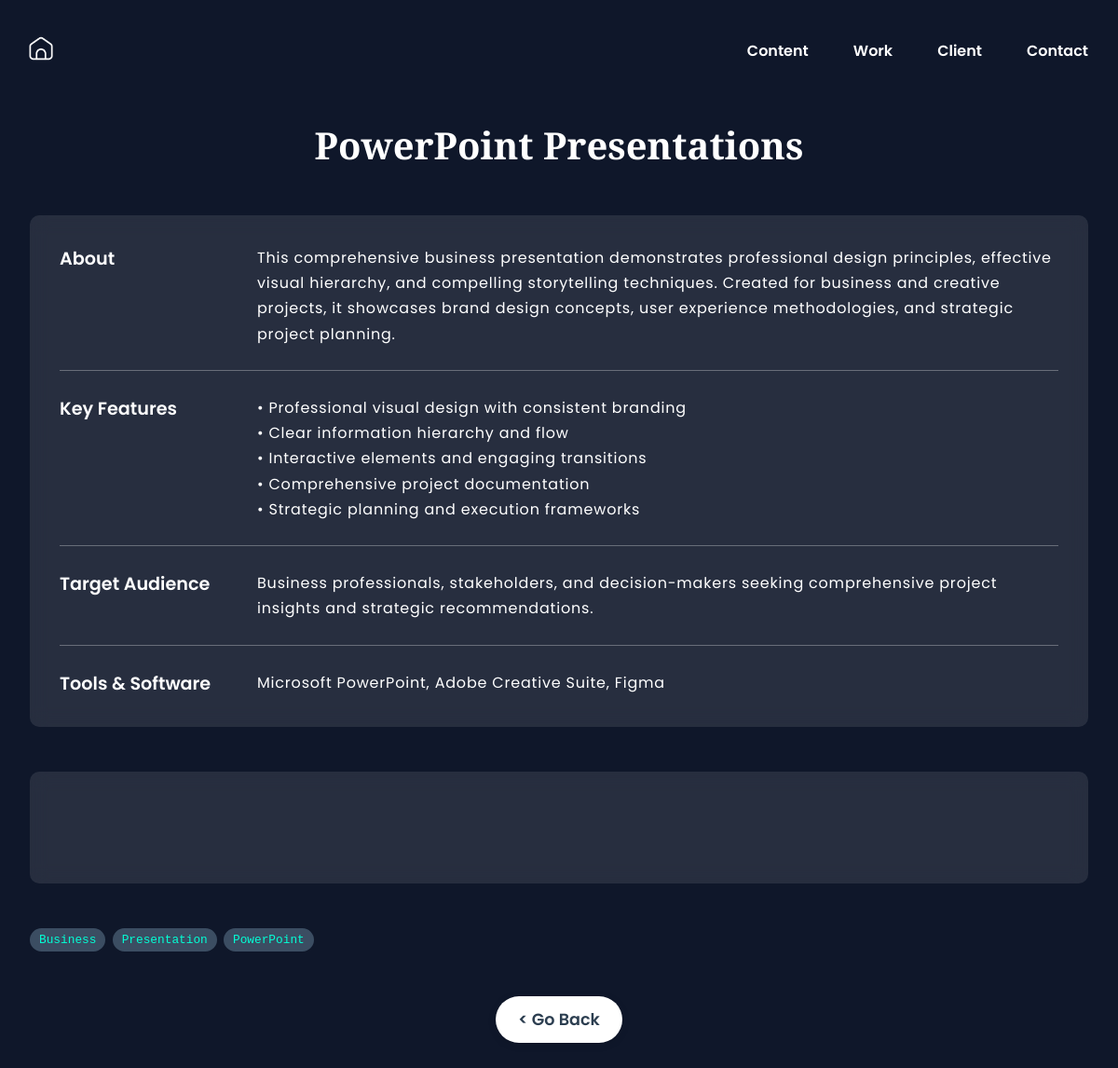
Page /powerpoint/ on the committed database.
### portfolioapp/models.py (models this page shows, shortened)
class PowerPointPresentation(models.Model):
    title = models.CharField(max_length=128, default="PowerPoint Presentations")
    powerpoint_link_url = models.URLField(
        blank=True,
        help_text="PowerPoint presentation link URL"
    )
    about_content = models.TextField(
        default="This comprehensive business presentation demonstrates professional design principles, effective visual hierarchy, and compelling storytelling techniques. Created for business and creative projects, it showcases brand design concepts, user experience methodologies, and strategic project planning.",
        help_text="About section content"
    )
    key_features_content = models.TextField(
        default="• Professional visual design with consistent branding<br />• Clear information hierarchy and flow<br />• Interactive elements and engaging transitions<br />• Comprehensive project documentation<br />• Strategic planning and execution frameworks",
        help_text="Key Features section content (HTML allowed)"
    )
    tools_software_content = models.TextField(
        default="Microsoft PowerPoint, Adobe Creative Suite, Figma",
        help_text="Tools & Software section content"
    )
    canvas_link_title = models.CharField(
        max_length=128,
        default="View Complete Presentation",
        help_text="Canvas link section title"
    )
    canvas_link_description = models.TextField(
        default="Access the full interactive presentation with all slides, animations, and detailed content on Canvas.",
        help_text="Canvas link section description"
    )
    canvas_link_url = models.URLField(
        blank=True,
        help_text="Canvas presentation URL"
    )
    canvas_link_text = models.CharField(
        max_length=50,
        default="Open in Canvas",
        help_text="Canvas link button text"
    )
    preview_title = models.CharField(
        max_length=128,
        default="Presentation Preview",
        help_text="Preview section title"
    )
    preview_image = models.ImageField(
        upload_to='images/powerpoint/',
        blank=True,
        help_text="Full preview image for the presentation detail page"
    )
    home_preview_image = models.ImageField(
        upload_to='images/powerpoint/home_preview/',
        blank=True,
        help_text="Home page preview image (recommended size: 1136×300px)"
    )
    target_audience_content = models.TextField(
        default="Business professionals, stakeholders, and decision-makers seeking comprehensive project insights and strategic recommendations.",
        help_text="Target Audience section content"
    )
    date_posted = models.DateTimeField(auto_now_add=True, null=True)
    order = models.IntegerField(default=0)
    is_active = models.BooleanField(default=True, help_text="Whether this presentation is active")
    tags = models.ManyToManyField(Tag, blank=True)
    class Meta:
        ordering = ['order']
        verbose_name = 'PowerPoint Presentation'
        verbose_name_plural = 'PowerPoint Presentations'

class Tag(models.Model):
    name = models.CharField(max_length=50)

### portfolioapp/views.py (the view)
# urls.py: path('powerpoint/', views.powerpoint_detail, name="powerpoint_detail"),
def powerpoint_detail(request):
    try:
        presentation = PowerPointPresentation.objects.filter(is_active=True).first()
        if not presentation:
            presentation = PowerPointPresentation.objects.create()
    except PowerPointPresentation.DoesNotExist:
        presentation = PowerPointPresentation.objects.create()
    return render(request, 'portfolioapp/powerpoint_detail.html', {'presentation': presentation})

### portfolioapp/templates/portfolioapp/powerpoint_detail.html (shortened to what this page needs)
{% load static %}
<!DOCTYPE html>
<html lang="en" class="powerpoint-detail">
  <head>
    <link
      rel="stylesheet"
      type="text/css"
      href="{% static 'css/styles.css' %}"
    />
  </head>
  <body class="powerpoint-detail">
    <header>
      <nav class="navbar">
        <div class="logo">
          <a href="{% url 'home' %}"
            ><img src="{% static 'images/home.png' %}" alt="home logo"
          /></a>
        </div>
        <div class="nav-right">
          <ul class="nav-links">
            <li><a href="{% url 'home' %}#table-of-content">Content</a></li>
            <li><a href="{% url 'home' %}#previous-role">Work</a></li>
            <li><a href="{% url 'home' %}#client-experience">Client</a></li>
            <li><a href="{% url 'home' %}#contact">Contact</a></li>
          </ul>
        </div>
      </nav>
    </header>
    <div class="container">
      <section class="portfolio">
        <div class="portfolio-title">
          <h1>{{ presentation.title }}</h1>
        </div>
        <div class="portfolio-detail">
          <div class="content-container" style="margin-bottom: 3rem">
            <div class="content-row">
              <h4>About</h4>
              <p>{{ presentation.about_content }}</p>
            </div>
            <div class="content-row">
              <h4>Key Features</h4>
              <p>{{ presentation.key_features_content|safe }}</p>
            </div>
            <div class="content-row">
              <h4>Target Audience</h4>
              <p>{{ presentation.target_audience_content }}</p>
            </div>
            <div class="content-row">
              <h4>Tools & Software</h4>
              <p>{{ presentation.tools_software_content }}</p>
            </div>
          </div>
          <div class="content-container" style="margin-bottom: 3rem">
          </div>
        </div>
      </section>
      {% if presentation.tags.all %}
      <div class="tags-section">
        <ul class="tag-list">
          {% for tag in presentation.tags.all %}
          <li class="tag-item">{{ tag.name }}</li>
          {% endfor %}
        </ul>
      </div>
      {% endif %}
      <div class="go-back-container">
        <a href="{% url 'home' %}#powerpoint" class="go-back-btn">
          < Go Back
        </a>
      </div>
    </div>
  </body>
</html>

### static/css/styles.css (style rules this page uses)
* { margin: 0; padding: 0; box-sizing: border-box; }
html, body { background-color: #0f172a; min-height: 100%; image-rendering: -webkit-optimize-contrast; image-rendering: crisp-edges; }
body { overflow-x: hidden; }
img { max-width: 100%; height: auto; loading: lazy; image-rendering: -webkit-optimize-contrast; image-rendering: crisp-edges; will-change: transform; }
.container { max-width: 1200px; margin-inline: auto; padding: 0 2rem; }
.portfolio, .previous-role { scroll-margin-top: 100px; }
h1, h2 { font-family: "Libre Baskerville", serif; }
p, .nav-links li { font-family: "Poppins", sans-serif; }
.navbar { display: flex; justify-content: space-between; align-items: center; z-index: 1000; position: fixed; top: 0; left: 0; right: 0; max-width: 1200px; margin-inline: auto; padding-top: 2rem; padding: 2rem 2rem; }
.logo img { width: 3rem; margin-left: -0.5rem; position: relative; transition: transform 0.3s ease; }
.logo a { text-decoration: none; }
.nav-right { display: flex; align-items: center; margin-left: auto; }
.nav-links { display: flex; list-style: none; position: relative; gap: 3rem; }
.nav-links a { font-weight: 600; color: white; text-decoration: none; position: relative; }
.nav-links a::after { content: ""; position: absolute; left: 0; right: 0; bottom: -6px; height: 2px; background-color: white; transform: scaleX(0); transition: transform 0.2s ease; }
.portfolio p, .previous-role p, .client-experience p, .contact p, .table-of-content p { font-size: 1.2rem; color: #8297bd; margin: 1rem 0; display: block; }
.portfolio-detail p { width: 100% !important; margin: 0 !important; }
.content-container { background: rgba(255, 255, 255, 0.1); backdrop-filter: blur(10px); border-radius: 10px; padding: 2rem; margin-top: 3rem; gap: 1.6rem; min-height: 120px; position: relative; display: flex; flex-direction: column; align-items: flex-start; color: white; }
.content-row { display: flex; gap: 2rem; align-items: flex-start; padding-bottom: 1.6rem; width: 100%; position: relative; border-bottom: 1px solid rgba(255, 255, 255, 0.3); box-sizing: border-box; }
.content-row:last-child { margin-bottom: 0; padding-bottom: 0; border-bottom: none; }
.content-row h4 { flex: 0 0 120px; margin: 0; font-size: 1.2rem; font-weight: 600; color: white; min-width: 180px; font-family: "Poppins", sans-serif; }
.content-row p { flex: 1; font-size: 1rem; line-height: 1.7; color: white; text-align: left; letter-spacing: 0.8px; }
.tag-list { list-style: none; padding: 0; display: flex; flex-wrap: wrap; gap: 7.2px; }
.tag-item { background-color: #3b4d62; color: #03ffd5; padding: 5px 10px; border-radius: 25px; font-size: 0.8rem; font-weight: 500; display: inline-block; font-family: "Courier Prime", monospace; }
.portfolio { margin: 8rem 0; }
html { scroll-behavior: smooth; }
.powerpoint-detail .portfolio { margin-top: 8rem; }
.powerpoint-detail .portfolio-title { text-align: center; margin-bottom: 3rem; }
.powerpoint-detail .portfolio-title h1 { color: white; font-size: 2.5rem; margin-bottom: 1rem; }
.powerpoint-detail .content-container { margin-bottom: 3rem; }
.powerpoint-detail .tags-section { text-align: left; margin-top: -5rem; margin-bottom: 3rem; }
.powerpoint-detail .tag-list { justify-content: flex-start; }
.powerpoint-detail .go-back-container { text-align: center; margin-bottom: 8rem; }
.powerpoint-detail .go-back-btn { display: inline-block; background-color: white; color: #2c3e50; padding: 12px 24px; border-radius: 25px; text-decoration: none; font-weight: 600; font-size: 1.1rem; font-family: "Poppins", sans-serif; transition: all 0.3s ease; box-shadow: 0 2px 10px rgba(0, 0, 0, 0.1); }

### rows in the picture
PowerPointPresentation: title "PowerPoint Presentations", about_content "This comprehensive business presentation demonstrates professional design principles, effective visual hierarchy, and compelling storytelling techniques. Created for business and creative projects, it showcases brand design concepts, user experience methodologies, and strategic project planning.", key_features_content "• Professional visual design with consistent branding • Clear information hierarchy and flow • Interactive elements and engaging transitions • Comprehensive project documentation • Strategic planning and execution frameworks", target_audience_content "Business professionals, stakeholders, and decision-makers seeking comprehensive project insights and strategic recommendations.", tools_software_content "Microsoft PowerPoint, Adobe Creative Suite, Figma"
Tag: name "Business"
Tag: name "Presentation"
Tag: name "PowerPoint"
